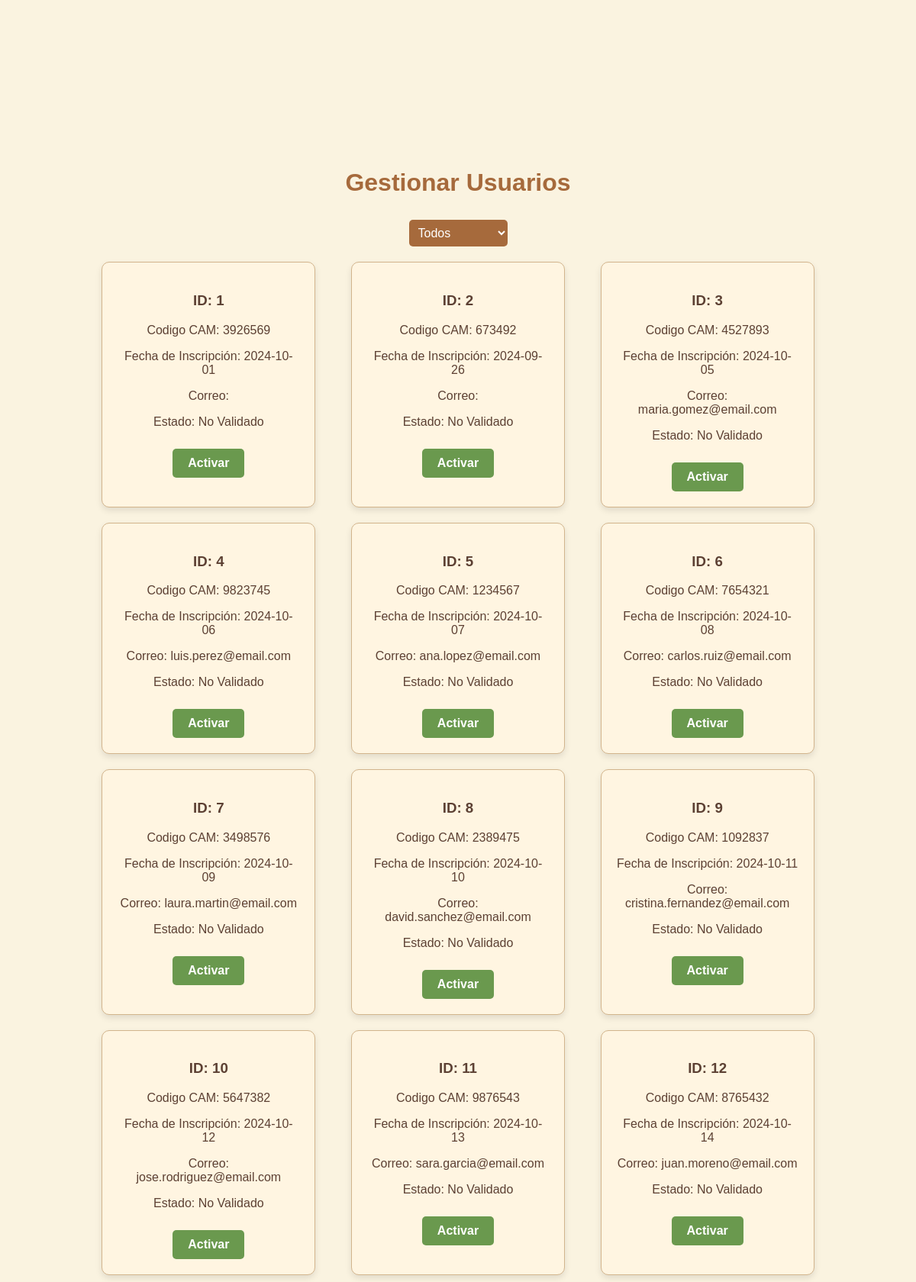
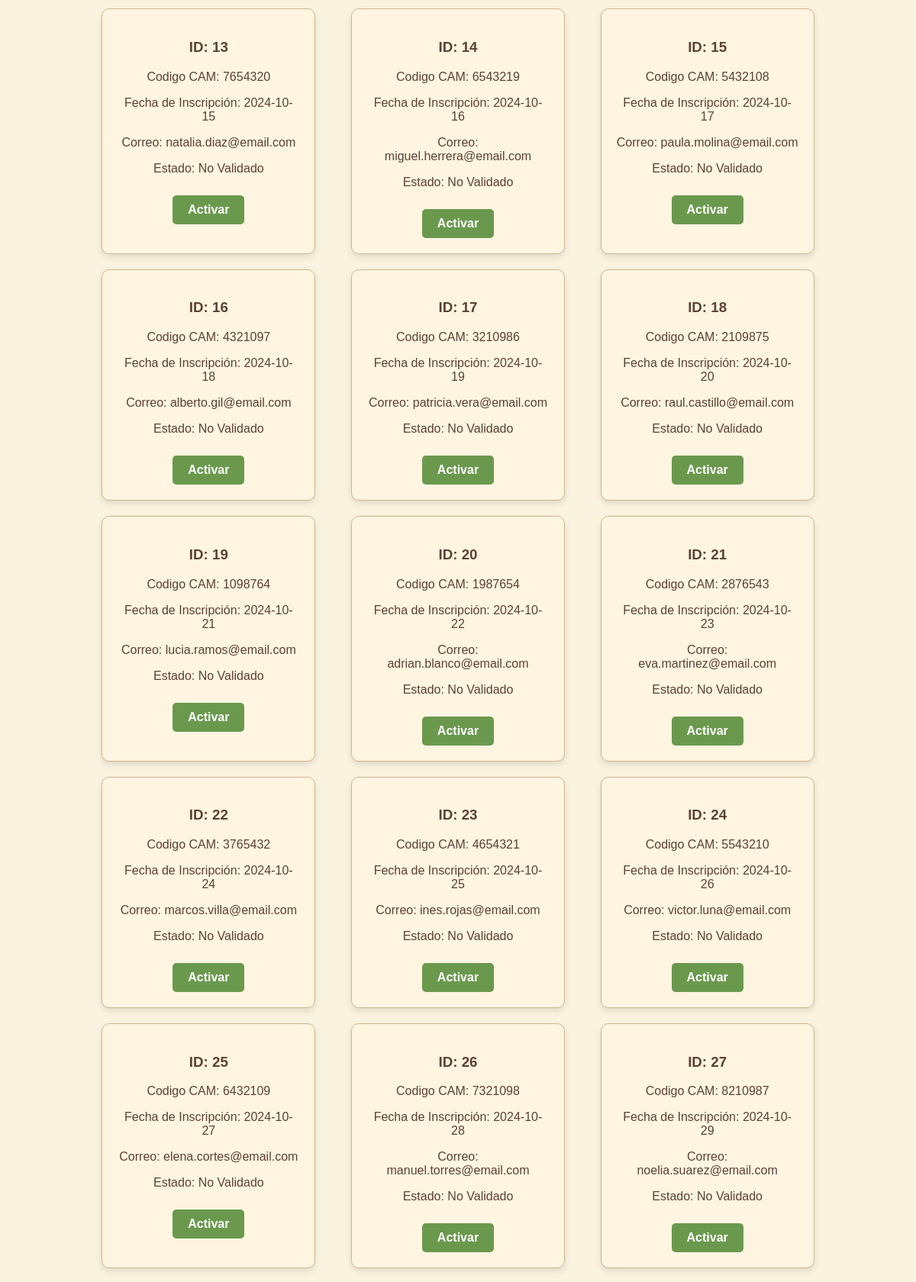
/administracion/gestionarUsuarios.php (signed in, upper part), run on the app's committed database (2 pictures, top to bottom).
### tables this page shows
CREATE TABLE `usuario` (
  `id` int(11) NOT NULL,
  `codigo_CAM` int(11) NOT NULL,
  `fecha_inscripcion` date NOT NULL,
  `idCAM` int(11) NOT NULL,
  `id_ubicacion` int(11) NOT NULL,
  `correo` varchar(60) NOT NULL,
  `Nombre` varchar(40) NOT NULL,
  `usu_validado` tinyint(1) NOT NULL
);

### administracion/gestionarUsuarios.php (the view, shortened to what this page needs)
<?php
   $servidor = 'localhost';
   $BBDD = 'hackaton';
   $usuario = 'root';
   $contra = '';
   try {
       $conexion = new PDO("mysql:host=$servidor;dbname=$BBDD;charset=utf8", $usuario, $contra);
       $conexion->setAttribute(PDO::ATTR_ERRMODE, PDO::ERRMODE_EXCEPTION);
   } catch (PDOException $e) {
       die("Error de conexión: " . $e->getMessage());
   }
    $estado = isset($_GET['estado']) ? $_GET['estado'] : 'todos';
    $sql = "SELECT * FROM usuario";
    $stmt = $conexion->prepare($sql);
    $stmt->execute();
    $result = $stmt->fetchAll(PDO::FETCH_ASSOC);
?>
<!DOCTYPE html>
<html lang="es">
    <head>
        <link rel="stylesheet" href="css/styleAdminPanel.css">
        <link rel="stylesheet" href="css/styleUsuarios.css">
    </head>
    <body>
        <div class="container">
            <br><br><br><br><br>
            <br><br><br><br><br>
            <h1>Gestionar Usuarios</h1>
            <form method="GET" action="">
                <select name="estado" onchange="this.form.submit()">
                    <option value="todos" <?php echo $estado == 'todos' ? 'selected' : ''; ?>>Todos</option>
                </select>
            </form>
            <div class="usuarios-container">
                <?php
                if (count($result) > 0) {
                    foreach ($result as $row) {
                        ?>
                        <div class="usuario-card">
                            <h3>ID: <?php echo $row['id']; ?></h3>
                            <p>Codigo CAM: <?php echo $row['codigo_CAM']; ?> </p>
                            <p>Fecha de Inscripción: <?php echo $row['fecha_inscripcion']; ?></p>
                            <p>Correo: <?php echo $row['correo']; ?></p>
                            <p>Estado: <?php echo $row['usu_validado'] == 1 ? 'Validado' : 'No Validado'; ?></p>
                            <?php if ($row['usu_validado'] == 1): ?>
                                <a href="?accion=bloquear&id=<?php echo $row['id']; ?>" class="btn-bloquear">Bloquear</a>
                            <?php else: ?>
                                <a href="?accion=desbloquear&id=<?php echo $row['id']; ?>" class="btn-desbloquear">Activar</a>
                            <?php endif; ?>
                        </div>
                        <?php
                    }
                } else {
                    echo "<p>No hay usuarios disponibles.</p>";
                }
                ?>
            </div>
        </div>
    </body>
</html>

### administracion/css/styleAdminPanel.css (style rules this page uses)
:root { --primary-bg: #95572e; --accent-color: #c39243; --text-light: #fefaef; --card-bg: #131105; --primary-gold: #c39243; --light-bg: #fefaef; --dark-green: #5c640f; --dark-brown: #131105; }
body { font-family: Arial, sans-serif; margin: 0; padding: 0; display: flex; flex-direction: column; min-height: 100vh; background-color: var(--primary-bg); color: var(--text-light); }
a { text-decoration: none; color: var(--accent-color); }
body { font-family: Arial, sans-serif; margin: 0; padding: 0; display: flex; flex-direction: column; min-height: 100vh; background-color: #fefaef; color: #131105; }
.container { padding: 20px; }

### administracion/css/styleUsuarios.css (style rules this page uses)
:root { --primary-bg: #95572e; --accent-color: #c39243; --text-light: #fefaef; --card-bg: #131105; --primary-gold: #c39243; --light-bg: #fefaef; --dark-green: #5c640f; --dark-brown: #131105; }
body { font-family: 'Arial', sans-serif; background-color: #FAF3E0; margin: 0; padding: 0; color: #5C4033; }
.container { width: 80%; margin: 0 auto; padding-top: 20px; }
h1 { text-align: center; color: #A66A3C; margin-bottom: 20px; }
form { margin-bottom: 20px; text-align: center; }
.usuarios-container { display: flex; flex-wrap: wrap; justify-content: space-around; gap: 20px; margin-top: 20px; }
.usuario-card { width: 280px; background-color: #FFF5E1; border-radius: 10px; border: 1px solid #D2B48C; box-shadow: 0 4px 8px rgba(0, 0, 0, 0.1); padding: 20px; text-align: center; transition: transform 0.3s ease-in-out; flex: 1 1 280px; max-width: 280px; box-sizing: border-box; }
select { margin-top: 10px; padding: 8px; font-size: 16px; background-color: #A66A3C; color: white; border: none; border-radius: 5px; cursor: pointer; }
option { background-color: #FFF5E1; color: #5C4033; }
select option:checked { background-color: #8B5E3C; color: white; }
.btn-bloquear, .btn-desbloquear { display: inline-block; margin-top: 10px; padding: 10px 20px; color: white; text-decoration: none; border-radius: 5px; font-weight: bold; transition: background-color 0.3s ease; }
.btn-desbloquear { background-color: #6A994E; }

### data on the page
usuario: id "1", codigo_CAM "3926569", fecha_inscripcion "2024-10-01", usu_validado "No Validado"
usuario: id "2", codigo_CAM "673492", fecha_inscripcion "2024-09-26", usu_validado "No Validado"
usuario: id "3", codigo_CAM "4527893", fecha_inscripcion "2024-10-05", correo "maria.gomez@email.com", usu_validado "No Validado"
usuario: id "4", codigo_CAM "9823745", fecha_inscripcion "2024-10-06", correo "luis.perez@email.com", usu_validado "No Validado"
usuario: id "5", codigo_CAM "1234567", fecha_inscripcion "2024-10-07", correo "ana.lopez@email.com", usu_validado "No Validado"
usuario: id "6", codigo_CAM "7654321", fecha_inscripcion "2024-10-08", correo "carlos.ruiz@email.com", usu_validado "No Validado"
usuario: id "7", codigo_CAM "3498576", fecha_inscripcion "2024-10-09", correo "laura.martin@email.com", usu_validado "No Validado"
usuario: id "8", codigo_CAM "2389475", fecha_inscripcion "2024-10-10", correo "david.sanchez@email.com", usu_validado "No Validado"
usuario: id "9", codigo_CAM "1092837", fecha_inscripcion "2024-10-11", correo "cristina.fernandez@email.com", usu_validado "No Validado"
usuario: id "10", codigo_CAM "5647382", fecha_inscripcion "2024-10-12", correo "jose.rodriguez@email.com", usu_validado "No Validado"
usuario: id "11", codigo_CAM "9876543", fecha_inscripcion "2024-10-13", correo "sara.garcia@email.com", usu_validado "No Validado"
usuario: id "12", codigo_CAM "8765432", fecha_inscripcion "2024-10-14", correo "juan.moreno@email.com", usu_validado "No Validado"
usuario: id "13", codigo_CAM "7654320", fecha_inscripcion "2024-10-15", correo "natalia.diaz@email.com", usu_validado "No Validado"
usuario: id "14", codigo_CAM "6543219", fecha_inscripcion "2024-10-16", correo "miguel.herrera@email.com", usu_validado "No Validado"
usuario: id "15", codigo_CAM "5432108", fecha_inscripcion "2024-10-17", correo "paula.molina@email.com", usu_validado "No Validado"
usuario: id "16", codigo_CAM "4321097", fecha_inscripcion "2024-10-18", correo "alberto.gil@email.com", usu_validado "No Validado"
usuario: id "17", codigo_CAM "3210986", fecha_inscripcion "2024-10-19", correo "patricia.vera@email.com", usu_validado "No Validado"
usuario: id "18", codigo_CAM "2109875", fecha_inscripcion "2024-10-20", correo "raul.castillo@email.com", usu_validado "No Validado"
usuario: id "19", codigo_CAM "1098764", fecha_inscripcion "2024-10-21", correo "lucia.ramos@email.com", usu_validado "No Validado"
usuario: id "20", codigo_CAM "1987654", fecha_inscripcion "2024-10-22", correo "adrian.blanco@email.com", usu_validado "No Validado"
usuario: id "21", codigo_CAM "2876543", fecha_inscripcion "2024-10-23", correo "eva.martinez@email.com", usu_validado "No Validado"
usuario: id "22", codigo_CAM "3765432", fecha_inscripcion "2024-10-24", correo "marcos.villa@email.com", usu_validado "No Validado"
usuario: id "23", codigo_CAM "4654321", fecha_inscripcion "2024-10-25", correo "ines.rojas@email.com", usu_validado "No Validado"
usuario: id "24", codigo_CAM "5543210", fecha_inscripcion "2024-10-26", correo "victor.luna@email.com", usu_validado "No Validado"
usuario: id "25", codigo_CAM "6432109", fecha_inscripcion "2024-10-27", correo "elena.cortes@email.com", usu_validado "No Validado"
usuario: id "26", codigo_CAM "7321098", fecha_inscripcion "2024-10-28", correo "manuel.torres@email.com", usu_validado "No Validado"
usuario: id "27", codigo_CAM "8210987", fecha_inscripcion "2024-10-29", correo "noelia.suarez@email.com", usu_validado "No Validado"
